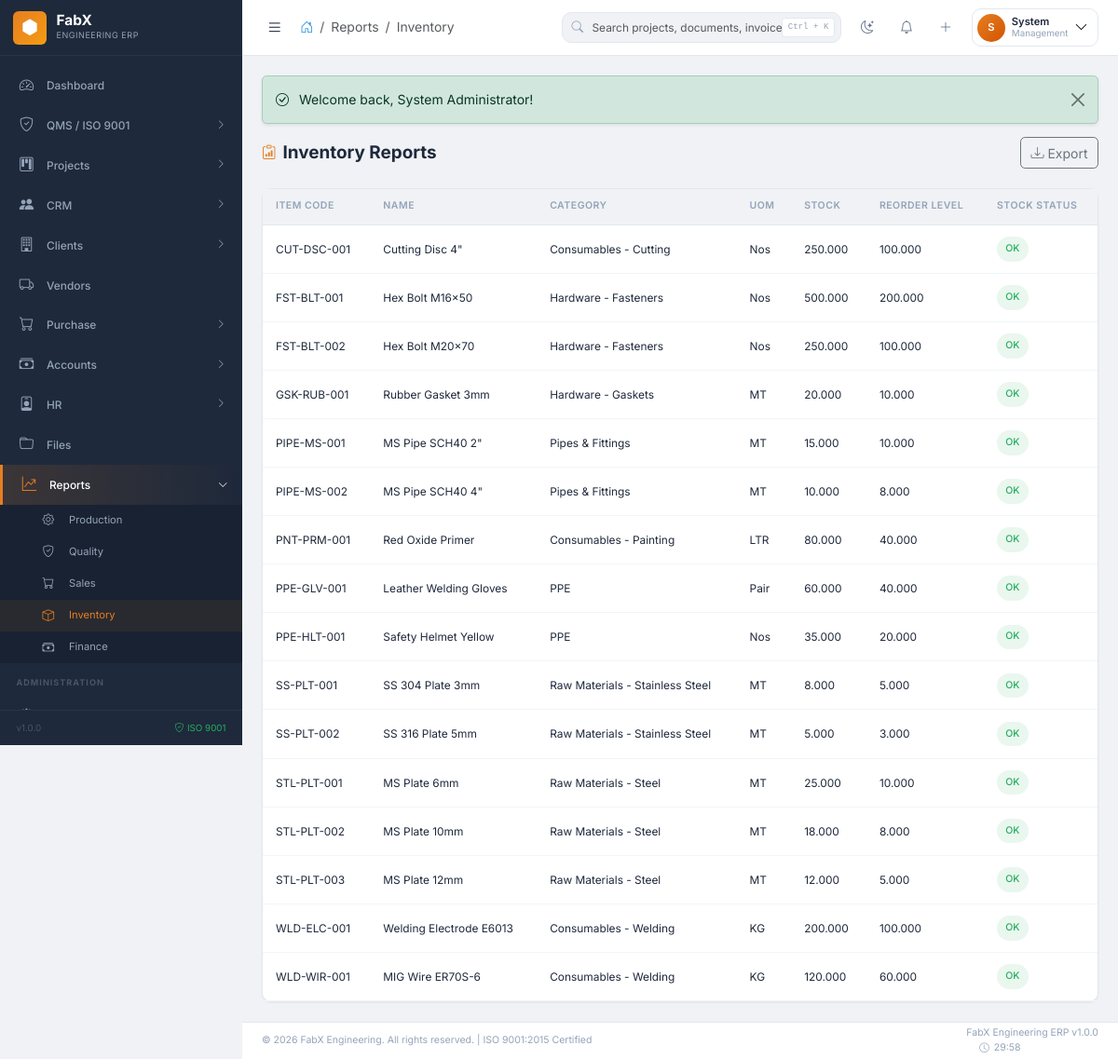
/reports/inventory (signed in), run on the app's committed database.
### tables this page shows
CREATE TABLE fabx_items (
    id INT AUTO_INCREMENT PRIMARY KEY,
    item_code VARCHAR(50) NOT NULL UNIQUE,
    name VARCHAR(255) NOT NULL,
    description TEXT,
    category_id INT,
    specification TEXT,
    uom VARCHAR(50) NOT NULL,
    hsn_code VARCHAR(20),
    gst_rate DECIMAL(5,2) DEFAULT 18,
    min_stock_level DECIMAL(12,3) DEFAULT 0,
    max_stock_level DECIMAL(12,3),
    reorder_level DECIMAL(12,3),
    current_stock DECIMAL(12,3) DEFAULT 0,
    avg_cost DECIMAL(12,2) DEFAULT 0,
    last_purchase_rate DECIMAL(12,2),
    barcode VARCHAR(100),
    location VARCHAR(100),
    status ENUM('active','inactive','discontinued') DEFAULT 'active',
    created_by INT,
    created_at TIMESTAMP DEFAULT CURRENT_TIMESTAMP,
    updated_at TIMESTAMP DEFAULT CURRENT_TIMESTAMP ON UPDATE CURRENT_TIMESTAMP,
    FOREIGN KEY (category_id) REFERENCES fabx_item_categories(id),
    FOREIGN KEY (created_by) REFERENCES fabx_users(id),
    INDEX idx_item_code (item_code),
    INDEX idx_barcode (barcode),
    INDEX idx_status (status)
);

CREATE TABLE fabx_item_categories (
    id INT AUTO_INCREMENT PRIMARY KEY,
    name VARCHAR(100) NOT NULL,
    code VARCHAR(20) NOT NULL UNIQUE,
    parent_id INT,
    description TEXT,
    status ENUM('active','inactive') DEFAULT 'active',
    FOREIGN KEY (parent_id) REFERENCES fabx_item_categories(id),
    INDEX idx_code (code)
);

### modules/reports/ReportController.php (called while the page is built, shortened)
<?php
class ReportController extends Controller {
    public function inventory(): void {
        $stock = $this->db->fetchAll(
            "SELECT i.*, ic.name as category_name,
                    CASE WHEN i.current_stock <= i.reorder_level THEN 'low' ELSE 'ok' END as stock_status
             FROM " . $this->db->table("items") . " i
             LEFT JOIN " . $this->db->table("item_categories") . " ic ON i.category_id = ic.id
             ORDER BY i.item_code LIMIT 200"
        );
        $this->view('inventory', [
            'page_title' => 'Inventory Reports', 'breadcrumb_module' => 'Reports', 'breadcrumb_page' => 'Inventory',
            'stock' => $stock
        ]);
    }
}

### config/config.php (called while the page is built, shortened)
<?php
spl_autoload_register(function ($class) {
    $prefixes = [
        'Core\\' => FABX_ROOT . '/core/',
        'Modules\\' => FABX_ROOT . '/modules/',
    ];
    foreach ($prefixes as $prefix => $baseDir) {
        $len = strlen($prefix);
        if (strncmp($prefix, $class, $len) === 0) {
            $relativeClass = substr($class, $len);
            $file = $baseDir . str_replace('\\', '/', $relativeClass) . '.php';
            if (file_exists($file)) {
                return;
            }
        }
    }
});
require_once FABX_ROOT . '/includes/security.php';

### core/Database.php (called while the page is built, shortened)
<?php
class Database {
    private static ?self $instance = null;
    private mysqli $connection;
    private string $prefix;
    private function __construct() {
        $this->prefix = DB_PREFIX;
        $this->connection = new mysqli(DB_HOST, DB_USER, DB_PASS, DB_NAME);
        $this->connection->set_charset(DB_CHARSET);
    }
    public static function getInstance(): self {
        if (self::$instance === null) {
            self::$instance = new self();
        }
        return self::$instance;
    }
    public function query(string $sql, array $params = []): \mysqli_stmt|false {
        $stmt = $this->connection->prepare($sql);
        if (!empty($params)) {
            $types = '';
            $values = [];
            foreach ($params as $param) {
                if (is_int($param)) {
                    $types .= 'i';
                } elseif (is_float($param)) {
                    $types .= 'd';
                } elseif (is_bool($param)) {
                    $types .= 'i';
                    $param = $param ? 1 : 0;
                } else {
                    $types .= 's';
                }
                $values[] = $param;
            }
            $stmt->bind_param($types, ...$values);
        }
        return $stmt;
    }
    public function fetchAll(string $sql, array $params = []): array {
        $stmt = $this->query($sql, $params);
        $stmt->execute();
        $result = $stmt->get_result();
        $rows = $result->fetch_all(MYSQLI_ASSOC);
        return $rows;
    }
    public function table(string $name): string {
        return $this->prefix . $name;
    }
}

### includes/security.php (called while the page is built, shortened)
<?php
function e(string $text): string {
    return htmlspecialchars($text, ENT_QUOTES, 'UTF-8');
}

### modules/reports/views/inventory.php (the view, shortened to what this page needs)
<div class="page-header">
    <h1 class="page-title"><i class="bi bi-clipboard-data"></i> Inventory Reports</h1>
    <div class="page-actions">
        <button onclick="exportTableToCSV('stockTable','inventory_report.csv')" class="btn btn-outline-secondary"><i class="bi bi-download"></i> Export</button>
    </div>
</div>
<div class="fx-card">
    <div class="fx-card-body p-0">
        <div class="table-responsive-fx">
            <table class="fx-table mb-0" id="stockTable">
                <thead>
                    <tr>
                        <th>Item Code</th><th>Name</th><th>Category</th>
                        <th>UOM</th><th>Stock</th><th>Reorder Level</th><th>Stock Status</th>
                    </tr>
                </thead>
                <tbody>
                    <?php if (!empty($stock)): ?>
                        <?php foreach ($stock as $item): ?>
                            <tr class="<?= $item['stock_status'] === 'low' ? 'table-warning' : '' ?>">
                                <td><?= e($item['item_code']) ?></td>
                                <td><?= e($item['name']) ?></td>
                                <td><?= e($item['category_name'] ?? '-') ?></td>
                                <td><?= e($item['uom'] ?? '-') ?></td>
                                <td><?= e($item['current_stock'] ?? 0) ?></td>
                                <td><?= e($item['reorder_level'] ?? 0) ?></td>
                                <td>
                                    <?php if ($item['stock_status'] === 'low'): ?>
                                        <span class="badge-fx badge-fx-danger"><i class="bi bi-exclamation-triangle-fill"></i> Low Stock</span>
                                    <?php else: ?>
                                        <span class="badge-fx badge-fx-success">OK</span>
                                    <?php endif; ?>
                                </td>
                            </tr>
                        <?php endforeach; ?>
                    <?php else: ?>
                        <tr><td colspan="7"><div class="empty-state"><i class="bi bi-clipboard-data"></i><h5>No inventory data found</h5></div></td></tr>
                    <?php endif; ?>
                </tbody>
            </table>
        </div>
    </div>
</div>

### assets/css/fabx-theme.css (style rules this page uses)
:root { --primary: #2c3e50; --primary-dark: #1a252f; --primary-light: #34495e; --secondary: #6c757d; --accent: #e67e22; --accent-light: #f39c12; --accent-dark: #d35400; --info: #3498db; --success: #27ae60; --warning: #f39c12; --danger: #e74c3c; --bg-body: #f0f2f5; --bg-card: #ffffff; --bg-sidebar: #1e293b; --bg-sidebar-hover: #0f172a; --bg-navbar: #ffffff; --text-primary: #1e293b; --text-secondary: #64748b; --text-muted: #94a3b8; --border-color: #e2e8f0; --border-light: #f1f5f9; --shadow-sm: 0 1px 2px 0 rgba(0,0,0,0.05); --shadow: 0 1px 3px 0 rgba(0,0,0,0.1), 0 1px 2px -1px rgba(0,0,0,0.1); --shadow-md: 0 4px 6px -1px rgba(0,0,0,0.1), 0 2px 4px -2px rgba(0,0,0,0.1); --shadow-lg: 0 10px 15px -3px rgba(0,0,0,0.1), 0 4px 6px -4px rgba(0,0,0,0.1); --shadow-xl: 0 20px 25px -5px rgba(0,0,0,0.1), 0 8px 10px -6px rgba(0,0,0,0.1); --sidebar-width: 260px; --sidebar-collapsed: 70px; --navbar-height: 60px; --footer-height: 40px; --font-sans: 'Inter', -apple-system, BlinkMacSystemFont, sans-serif; --font-mono: 'SF Mono', monospace; --radius-sm: 6px; --radius: 10px; --radius-lg: 14px; --radius-xl: 20px; --transition-fast: 0.15s ease; --transition: 0.2s ease; --transition-slow: 0.3s ease; }
*, *::before, *::after { box-sizing: border-box; margin: 0; }
html { font-size: 14px; }
body { font-family: var(--font-sans); background: var(--bg-body); color: var(--text-primary); line-height: 1.6; -webkit-font-smoothing: antialiased; overflow-x: hidden; }
.fx-card { background: var(--bg-card); border: 1px solid var(--border-color); border-radius: var(--radius); box-shadow: var(--shadow-sm); transition: box-shadow var(--transition), transform var(--transition); }
.fx-card-body { padding: 1.25rem; }
.fx-table { width: 100%; border-collapse: collapse; }
.fx-table thead th { background: var(--bg-body); padding: 0.75rem 1rem; font-size: 0.75rem; font-weight: 600; text-transform: uppercase; letter-spacing: 0.5px; color: var(--text-muted); border-bottom: 1px solid var(--border-color); white-space: nowrap; }
.fx-table tbody td { padding: 0.875rem 1rem; font-size: 0.85rem; color: var(--text-primary); border-bottom: 1px solid var(--border-light); vertical-align: middle; }
.badge-fx { display: inline-flex; align-items: center; gap: 0.35rem; padding: 0.35rem 0.65rem; font-size: 0.75rem; font-weight: 500; border-radius: 20px; }
.badge-fx-success { background: rgba(39,174,96,0.1); color: var(--success); }
.page-header { display: flex; align-items: center; justify-content: space-between; margin-bottom: 1.5rem; flex-wrap: wrap; gap: 1rem; }
.page-title { font-size: 1.35rem; font-weight: 700; color: var(--text-primary); margin: 0; display: flex; align-items: center; gap: 0.5rem; }
.page-title i { color: var(--accent); font-size: 1.1rem; }

### assets/css/custom.css (style rules this page uses)
.table-responsive-fx { overflow-x: auto; -webkit-overflow-scrolling: touch; }

### data on the page
fabx_items: item_code "CUT-DSC-001", name "Cutting Disc 4\"", category.name "Consumables - Cutting", uom "Nos", current_stock "250.000", reorder_level "100.000"
fabx_items: item_code "FST-BLT-001", name "Hex Bolt M16x50", category.name "Hardware - Fasteners", uom "Nos", current_stock "500.000", reorder_level "200.000"
fabx_items: item_code "FST-BLT-002", name "Hex Bolt M20x70", category.name "Hardware - Fasteners", uom "Nos", current_stock "250.000", reorder_level "100.000"
fabx_items: item_code "GSK-RUB-001", name "Rubber Gasket 3mm", category.name "Hardware - Gaskets", uom "MT", current_stock "20.000", reorder_level "10.000"
fabx_items: item_code "PIPE-MS-001", name "MS Pipe SCH40 2\"", category.name "Pipes & Fittings", uom "MT", current_stock "15.000", reorder_level "10.000"
fabx_items: item_code "PIPE-MS-002", name "MS Pipe SCH40 4\"", category.name "Pipes & Fittings", uom "MT", current_stock "10.000", reorder_level "8.000"
fabx_items: item_code "PNT-PRM-001", name "Red Oxide Primer", category.name "Consumables - Painting", uom "LTR", current_stock "80.000", reorder_level "40.000"
fabx_items: item_code "PPE-GLV-001", name "Leather Welding Gloves", category.name "PPE", uom "Pair", current_stock "60.000", reorder_level "40.000"
fabx_items: item_code "PPE-HLT-001", name "Safety Helmet Yellow", category.name "PPE", uom "Nos", current_stock "35.000", reorder_level "20.000"
fabx_items: item_code "SS-PLT-001", name "SS 304 Plate 3mm", category.name "Raw Materials - Stainless Steel", uom "MT", current_stock "8.000", reorder_level "5.000"
fabx_items: item_code "SS-PLT-002", name "SS 316 Plate 5mm", category.name "Raw Materials - Stainless Steel", uom "MT", current_stock "5.000", reorder_level "3.000"
fabx_items: item_code "STL-PLT-001", name "MS Plate 6mm", category.name "Raw Materials - Steel", uom "MT", current_stock "25.000", reorder_level "10.000"
fabx_items: item_code "STL-PLT-002", name "MS Plate 10mm", category.name "Raw Materials - Steel", uom "MT", current_stock "18.000", reorder_level "8.000"
fabx_items: item_code "STL-PLT-003", name "MS Plate 12mm", category.name "Raw Materials - Steel", uom "MT", current_stock "12.000", reorder_level "5.000"
fabx_items: item_code "WLD-ELC-001", name "Welding Electrode E6013", category.name "Consumables - Welding", uom "KG", current_stock "200.000", reorder_level "100.000"
fabx_items: item_code "WLD-WIR-001", name "MIG Wire ER70S-6", category.name "Consumables - Welding", uom "KG", current_stock "120.000", reorder_level "60.000"

### other printed values
$item['label'] "Dashboard"
$item['label'] "QMS / ISO 9001"
$item['label'] "Projects"
$item['label'] "CRM"
$item['label'] "Clients"
$item['label'] "Vendors"
$item['label'] "Purchase"
$item['label'] "Accounts"
$item['label'] "HR"
$item['label'] "Files"
$item['label'] "Reports"
$sub['label'] "Production"
$sub['label'] "Quality"
$sub['label'] "Sales"
$sub['label'] "Inventory"
